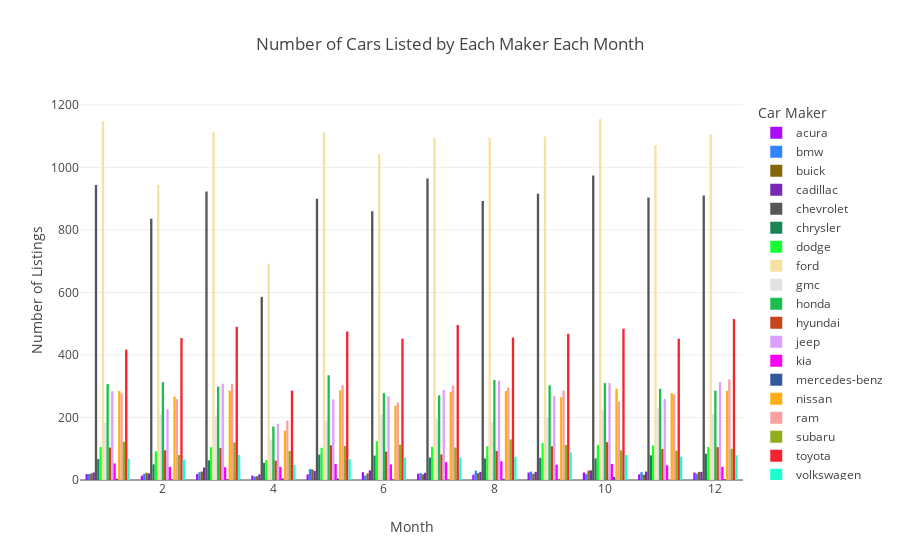

The notebook cell this image was saved under:
### Markdown cell above
On average it appears cars from 1950-70 sell for a much higher price than other ears. However you do begin to see the price creep higher as the model year gets closer to the present.

### Code cell
# Extract month from 'date_posted' column and create a new column called 'month'
car_ad_data['month'] = car_ad_data['date_posted'].dt.month

color_palette = px.colors.qualitative.Alphabet[:19]

# Group the car_ad_data by maker and month
grouped_data = car_ad_data.groupby(['maker', 'month']).size().reset_index(name='count')

# Plot a histogram showing the number of cars listed by each maker each month
fig4 = px.histogram(grouped_data, x='month', y='count', color='maker',
                   labels={'count': 'Month', 'month': 'Month', 'maker': 'Car Maker'},
                   title='Number of Cars Listed by Each Maker Each Month',
                   barmode='group', nbins=12, color_discrete_sequence=color_palette)

# Set x-axis title
fig4.update_xaxes(title='Month')

# Set y-axis title
fig4.update_yaxes(title='Number of Listings')

### Figure 1 — Plotly figure (JSON) as saved in the notebook; plotly's stock layout.template omitted (floating-point values rounded to 4 significant figures)
{"data": [{"alignmentgroup": "True", "bingroup": "x", "histfunc": "sum", "hovertemplate": "Car Maker=acura<br>Month=%{x}<br>sum of Month=%{y}<extra></extra>", "legendgroup": "acura", "marker": {"color": "#AA0DFE", "pattern": {"shape": ""}}, "name": "acura", "nbinsx": 12, "offsetgroup": "acura", "orientation": "v", "showlegend": true, "type": "histogram", "x": [1, 2, 3, 4, 5, 6, 7, 8, 9, 10, 11, 12], "xaxis": "x", "y": [19, 14, 19, 14, 18, 25, 20, 17, 24, 24, 18, 24], "yaxis": "y"}, {"alignmentgroup": "True", "bingroup": "x", "histfunc": "sum", "hovertemplate": "Car Maker=bmw<br>Month=%{x}<br>sum of Month=%{y}<extra></extra>", "legendgroup": "bmw", "marker": {"color": "#3283FE", "pattern": {"shape": ""}}, "name": "bmw", "nbinsx": 12, "offsetgroup": "bmw", "orientation": "v", "showlegend": true, "type": "histogram", "x": [1, 2, 3, 4, 5, 6, 7, 8, 9, 10, 11, 12], "xaxis": "x", "y": [19, 20, 25, 11, 35, 14, 22, 30, 27, 19, 25, 20], "yaxis": "y"}, {"alignmentgroup": "True", "bingroup": "x", "histfunc": "sum", "hovertemplate": "Car Maker=buick<br>Month=%{x}<br>sum of Month=%{y}<extra></extra>", "legendgroup": "buick", "marker": {"color": "#85660D", "pattern": {"shape": ""}}, "name": "buick", "nbinsx": 12, "offsetgroup": "buick", "orientation": "v", "showlegend": true, "type": "histogram", "x": [1, 2, 3, 4, 5, 6, 7, 8, 9, 10, 11, 12], "xaxis": "x", "y": [21, 23, 27, 12, 34, 21, 18, 22, 20, 30, 17, 26], "yaxis": "y"}, {"alignmentgroup": "True", "bingroup": "x", "histfunc": "sum", "hovertemplate": "Car Maker=cadillac<br>Month=%{x}<br>sum of Month=%{y}<extra></extra>", "legendgroup": "cadillac", "marker": {"color": "#782AB6", "pattern": {"shape": ""}}, "name": "cadillac", "nbinsx": 12, "offsetgroup": "cadillac", "orientation": "v", "showlegend": true, "type": "histogram", "x": [1, 2, 3, 4, 5, 6, 7, 8, 9, 10, 11, 12], "xaxis": "x", "y": [24, 21, 40, 18, 29, 31, 23, 26, 26, 31, 27, 26], "yaxis": "y"}, {"alignmentgroup": "True", "bingroup": "x", "histfunc": "sum", "hovertemplate": "Car Maker=chevrolet<br>Month=%{x}<br>sum of Month=%{y}<extra></extra>", "legendgroup": "chevrolet", "marker": {"color": "#565656", "pattern": {"shape": ""}}, "name": "chevrolet", "nbinsx": 12, "offsetgroup": "chevrolet", "orientation": "v", "showlegend": true, "type": "histogram", "x": [1, 2, 3, 4, 5, 6, 7, 8, 9, 10, 11, 12], "xaxis": "x", "y": [944, 836, 923, 586, 900, 860, 965, 893, 916, 974, 904, 910], "yaxis": "y"}, {"alignmentgroup": "True", "bingroup": "x", "histfunc": "sum", "hovertemplate": "Car Maker=chrysler<br>Month=%{x}<br>sum of Month=%{y}<extra></extra>", "legendgroup": "chrysler", "marker": {"color": "#1C8356", "pattern": {"shape": ""}}, "name": "chrysler", "nbinsx": 12, "offsetgroup": "chrysler", "orientation": "v", "showlegend": true, "type": "histogram", "x": [1, 2, 3, 4, 5, 6, 7, 8, 9, 10, 11, 12], "xaxis": "x", "y": [67, 50, 63, 55, 81, 78, 72, 69, 71, 69, 79, 84], "yaxis": "y"}, {"alignmentgroup": "True", "bingroup": "x", "histfunc": "sum", "hovertemplate": "Car Maker=dodge<br>Month=%{x}<br>sum of Month=%{y}<extra></extra>", "legendgroup": "dodge", "marker": {"color": "#16FF32", "pattern": {"shape": ""}}, "name": "dodge", "nbinsx": 12, "offsetgroup": "dodge", "orientation": "v", "showlegend": true, "type": "histogram", "x": [1, 2, 3, 4, 5, 6, 7, 8, 9, 10, 11, 12], "xaxis": "x", "y": [106, 92, 105, 64, 103, 124, 106, 108, 118, 112, 111, 106], "yaxis": "y"}, {"alignmentgroup": "True", "bingroup": "x", "histfunc": "sum", "hovertemplate": "Car Maker=ford<br>Month=%{x}<br>sum of Month=%{y}<extra></extra>", "legendgroup": "ford", "marker": {"color": "#F7E1A0", "pattern": {"shape": ""}}, "name": "ford", "nbinsx": 12, "offsetgroup": "ford", "orientation": "v", "showlegend": true, "type": "histogram", "x": [1, 2, 3, 4, 5, 6, 7, 8, 9, 10, 11, 12], "xaxis": "x", "y": [1148, 944, 1113, 692, 1112, 1043, 1094, 1094, 1099, 1155, 1072, 1106], "yaxis": "y"}, {"alignmentgroup": "True", "bingroup": "x", "histfunc": "sum", "hovertemplate": "Car Maker=gmc<br>Month=%{x}<br>sum of Month=%{y}<extra></extra>", "legendgroup": "gmc", "marker": {"color": "#E2E2E2", "pattern": {"shape": ""}}, "name": "gmc", "nbinsx": 12, "offsetgroup": "gmc", "orientation": "v", "showlegend": true, "type": "histogram", "x": [1, 2, 3, 4, 5, 6, 7, 8, 9, 10, 11, 12], "xaxis": "x", "y": [183, 210, 207, 130, 190, 209, 196, 185, 201, 225, 231, 211], "yaxis": "y"}, {"alignmentgroup": "True", "bingroup": "x", "histfunc": "sum", "hovertemplate": "Car Maker=honda<br>Month=%{x}<br>sum of Month=%{y}<extra></extra>", "legendgroup": "honda", "marker": {"color": "#1CBE4F", "pattern": {"shape": ""}}, "name": "honda", "nbinsx": 12, "offsetgroup": "honda", "orientation": "v", "showlegend": true, "type": "histogram", "x": [1, 2, 3, 4, 5, 6, 7, 8, 9, 10, 11, 12], "xaxis": "x", "y": [307, 313, 299, 171, 335, 278, 271, 320, 303, 310, 292, 286], "yaxis": "y"}, {"alignmentgroup": "True", "bingroup": "x", "histfunc": "sum", "hovertemplate": "Car Maker=hyundai<br>Month=%{x}<br>sum of Month=%{y}<extra></extra>", "legendgroup": "hyundai", "marker": {"color": "#C4451C", "pattern": {"shape": ""}}, "name": "hyundai", "nbinsx": 12, "offsetgroup": "hyundai", "orientation": "v", "showlegend": true, "type": "histogram", "x": [1, 2, 3, 4, 5, 6, 7, 8, 9, 10, 11, 12], "xaxis": "x", "y": [104, 95, 102, 62, 111, 91, 82, 93, 108, 121, 99, 105], "yaxis": "y"}, {"alignmentgroup": "True", "bingroup": "x", "histfunc": "sum", "hovertemplate": "Car Maker=jeep<br>Month=%{x}<br>sum of Month=%{y}<extra></extra>", "legendgroup": "jeep", "marker": {"color": "#DEA0FD", "pattern": {"shape": ""}}, "name": "jeep", "nbinsx": 12, "offsetgroup": "jeep", "orientation": "v", "showlegend": true, "type": "histogram", "x": [1, 2, 3, 4, 5, 6, 7, 8, 9, 10, 11, 12], "xaxis": "x", "y": [284, 226, 308, 180, 258, 267, 288, 318, 269, 310, 259, 314], "yaxis": "y"}, {"alignmentgroup": "True", "bingroup": "x", "histfunc": "sum", "hovertemplate": "Car Maker=kia<br>Month=%{x}<br>sum of Month=%{y}<extra></extra>", "legendgroup": "kia", "marker": {"color": "#FE00FA", "pattern": {"shape": ""}}, "name": "kia", "nbinsx": 12, "offsetgroup": "kia", "orientation": "v", "showlegend": true, "type": "histogram", "x": [1, 2, 3, 4, 5, 6, 7, 8, 9, 10, 11, 12], "xaxis": "x", "y": [53, 42, 41, 42, 51, 50, 57, 60, 49, 51, 47, 42], "yaxis": "y"}, {"alignmentgroup": "True", "bingroup": "x", "histfunc": "sum", "hovertemplate": "Car Maker=mercedes-benz<br>Month=%{x}<br>sum of Month=%{y}<extra></extra>", "legendgroup": "mercedes-benz", "marker": {"color": "#325A9B", "pattern": {"shape": ""}}, "name": "mercedes-benz", "nbinsx": 12, "offsetgroup": "mercedes-benz", "orientation": "v", "showlegend": true, "type": "histogram", "x": [1, 2, 3, 4, 5, 6, 7, 8, 9, 10, 12], "xaxis": "x", "y": [4, 2, 3, 5, 5, 2, 1, 4, 2, 10, 3], "yaxis": "y"}, {"alignmentgroup": "True", "bingroup": "x", "histfunc": "sum", "hovertemplate": "Car Maker=nissan<br>Month=%{x}<br>sum of Month=%{y}<extra></extra>", "legendgroup": "nissan", "marker": {"color": "#FEAF16", "pattern": {"shape": ""}}, "name": "nissan", "nbinsx": 12, "offsetgroup": "nissan", "orientation": "v", "showlegend": true, "type": "histogram", "x": [1, 2, 3, 4, 5, 6, 7, 8, 9, 10, 11, 12], "xaxis": "x", "y": [285, 267, 286, 158, 287, 238, 282, 285, 265, 292, 278, 285], "yaxis": "y"}, {"alignmentgroup": "True", "bingroup": "x", "histfunc": "sum", "hovertemplate": "Car Maker=ram<br>Month=%{x}<br>sum of Month=%{y}<extra></extra>", "legendgroup": "ram", "marker": {"color": "#F8A19F", "pattern": {"shape": ""}}, "name": "ram", "nbinsx": 12, "offsetgroup": "ram", "orientation": "v", "showlegend": true, "type": "histogram", "x": [1, 2, 3, 4, 5, 6, 7, 8, 9, 10, 11, 12], "xaxis": "x", "y": [277, 259, 308, 190, 303, 248, 302, 296, 286, 251, 274, 322], "yaxis": "y"}, {"alignmentgroup": "True", "bingroup": "x", "histfunc": "sum", "hovertemplate": "Car Maker=subaru<br>Month=%{x}<br>sum of Month=%{y}<extra></extra>", "legendgroup": "subaru", "marker": {"color": "#90AD1C", "pattern": {"shape": ""}}, "name": "subaru", "nbinsx": 12, "offsetgroup": "subaru", "orientation": "v", "showlegend": true, "type": "histogram", "x": [1, 2, 3, 4, 5, 6, 7, 8, 9, 10, 11, 12], "xaxis": "x", "y": [122, 80, 120, 93, 109, 113, 104, 130, 112, 95, 94, 100], "yaxis": "y"}, {"alignmentgroup": "True", "bingroup": "x", "histfunc": "sum", "hovertemplate": "Car Maker=toyota<br>Month=%{x}<br>sum of Month=%{y}<extra></extra>", "legendgroup": "toyota", "marker": {"color": "#F6222E", "pattern": {"shape": ""}}, "name": "toyota", "nbinsx": 12, "offsetgroup": "toyota", "orientation": "v", "showlegend": true, "type": "histogram", "x": [1, 2, 3, 4, 5, 6, 7, 8, 9, 10, 11, 12], "xaxis": "x", "y": [417, 454, 490, 286, 475, 452, 496, 456, 468, 484, 452, 515], "yaxis": "y"}, {"alignmentgroup": "True", "bingroup": "x", "histfunc": "sum", "hovertemplate": "Car Maker=volkswagen<br>Month=%{x}<br>sum of Month=%{y}<extra></extra>", "legendgroup": "volkswagen", "marker": {"color": "#1CFFCE", "pattern": {"shape": ""}}, "name": "volkswagen", "nbinsx": 12, "offsetgroup": "volkswagen", "orientation": "v", "showlegend": true, "type": "histogram", "x": [1, 2, 3, 4, 5, 6, 7, 8, 9, 10, 11, 12], "xaxis": "x", "y": [68, 66, 80, 48, 67, 72, 72, 74, 88, 80, 75, 79], "yaxis": "y"}], "layout": {"barmode": "group", "legend": {"title": {"text": "Car Maker"}, "tracegroupgap": 0}, "title": {"text": "Number of Cars Listed by Each Maker Each Month"}, "xaxis": {"anchor": "y", "domain": [0, 1], "title": {"text": "Month"}}, "yaxis": {"anchor": "x", "domain": [0, 1], "title": {"text": "Number of Listings"}}}}
